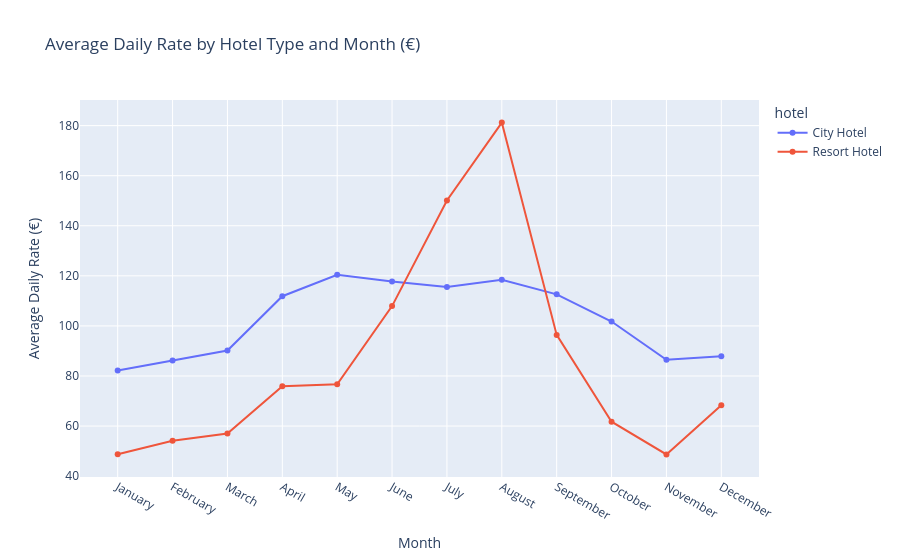

The notebook cell saved with this chart:
### Code cell
adr_monthly = df[df['is_canceled'] == 0].groupby(
    ['arrival_month_num', 'arrival_date_month', 'hotel']
)['adr'].mean().reset_index()

adr_monthly = adr_monthly.sort_values('arrival_month_num')
adr_monthly['adr'] = round(adr_monthly['adr'], 2)

fig8 = px.line(
    adr_monthly,
    x='arrival_date_month',
    y='adr',
    color='hotel',
    title='Average Daily Rate by Hotel Type and Month (€)',
    labels={'arrival_date_month': 'Month', 'adr': 'Average Daily Rate (€)'},
    markers=True
)

fig8.show()

### Figure 1 — Plotly figure (JSON) as saved in the notebook; plotly's stock layout.template omitted (floating-point values rounded to 4 significant figures)
{"data": [{"hovertemplate": "hotel=City Hotel<br>Month=%{x}<br>Average Daily Rate (€)=%{y}<extra></extra>", "legendgroup": "City Hotel", "line": {"color": "#636efa", "dash": "solid"}, "marker": {"symbol": "circle"}, "mode": "lines+markers", "name": "City Hotel", "orientation": "v", "showlegend": true, "type": "scatter", "x": ["January", "February", "March", "April", "May", "June", "July", "August", "September", "October", "November", "December"], "xaxis": "x", "y": [82.16, 86.18, 90.17, 111.9, 120.5, 117.7, 115.6, 118.4, 112.6, 101.8, 86.5, 87.86], "yaxis": "y"}, {"hovertemplate": "hotel=Resort Hotel<br>Month=%{x}<br>Average Daily Rate (€)=%{y}<extra></extra>", "legendgroup": "Resort Hotel", "line": {"color": "#EF553B", "dash": "solid"}, "marker": {"symbol": "circle"}, "mode": "lines+markers", "name": "Resort Hotel", "orientation": "v", "showlegend": true, "type": "scatter", "x": ["January", "February", "March", "April", "May", "June", "July", "August", "September", "October", "November", "December"], "xaxis": "x", "y": [48.71, 54.15, 57.01, 75.87, 76.66, 107.9, 150.1, 181.2, 96.42, 61.73, 48.68, 68.32], "yaxis": "y"}], "layout": {"legend": {"title": {"text": "hotel"}, "tracegroupgap": 0}, "title": {"text": "Average Daily Rate by Hotel Type and Month (€)"}, "xaxis": {"anchor": "y", "domain": [0, 1], "title": {"text": "Month"}}, "yaxis": {"anchor": "x", "domain": [0, 1], "title": {"text": "Average Daily Rate (€)"}}}}
